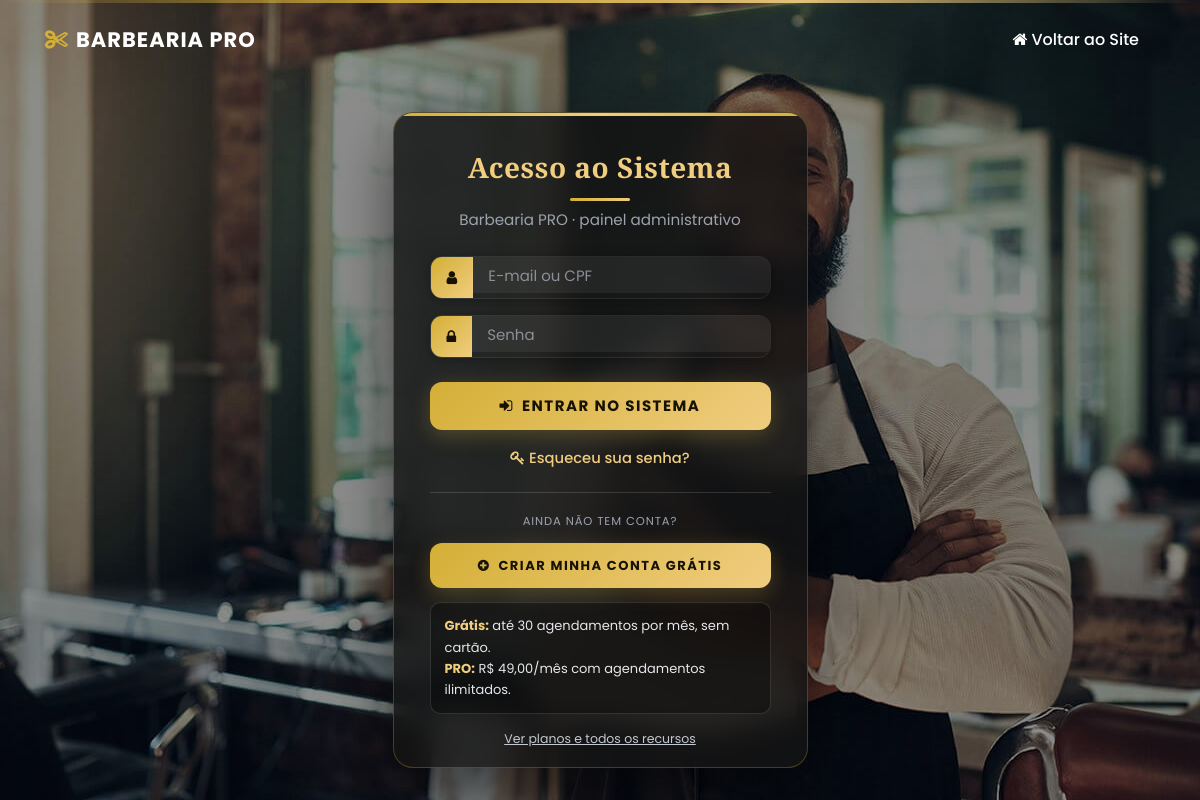
The page /sistema/index.php on the database as committed earlier.
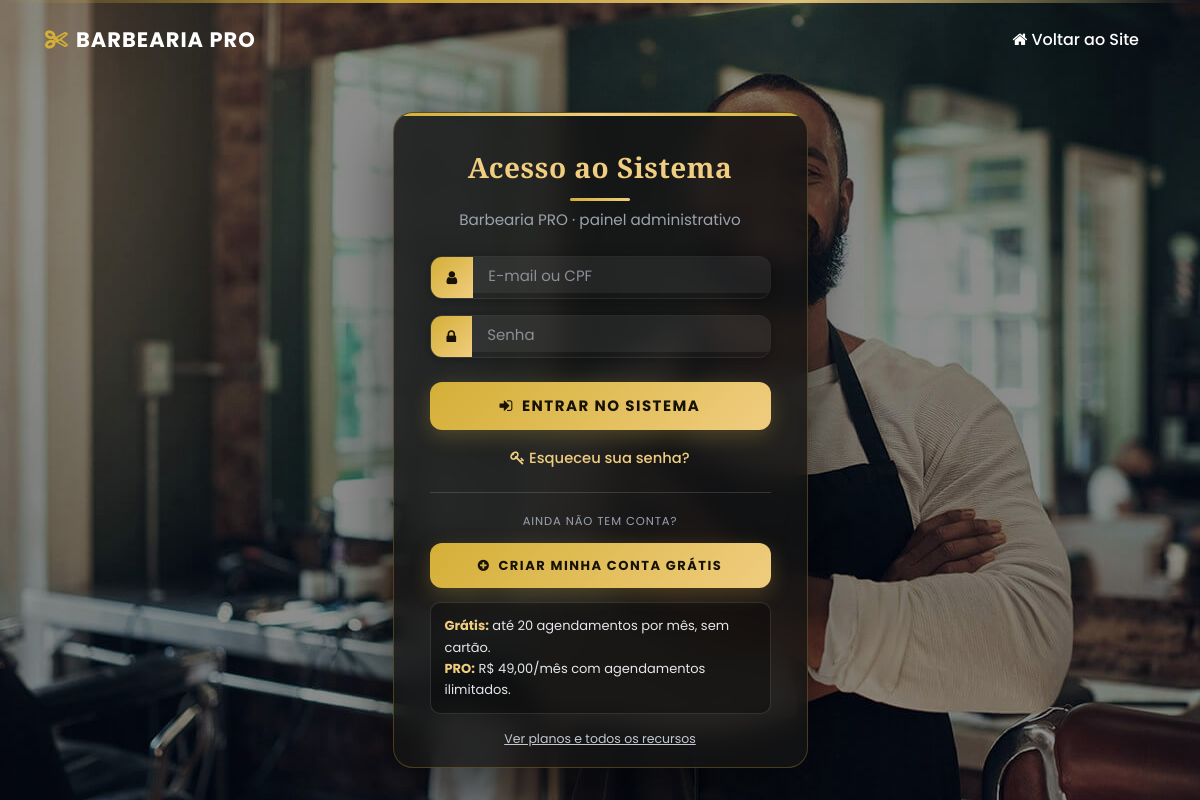
The same page on the database as committed later.
### tables this page shows
CREATE TABLE `config` (
  `id` int(11) NOT NULL,
  `nome` varchar(50) NOT NULL,
  `email` varchar(50) NOT NULL,
  `telefone_fixo` varchar(20) DEFAULT NULL,
  `telefone_whatsapp` varchar(20) NOT NULL,
  `endereco` varchar(100) DEFAULT NULL,
  `logo` varchar(100) DEFAULT NULL,
  `icone` varchar(100) DEFAULT NULL,
  `logo_rel` varchar(100) DEFAULT NULL,
  `tipo_rel` varchar(10) DEFAULT NULL,
  `instagram` varchar(100) DEFAULT NULL,
  `tipo_comissao` varchar(25) NOT NULL,
  `texto_rodape` varchar(255) DEFAULT NULL,
  `img_banner_index` varchar(100) DEFAULT NULL,
  `texto_sobre` varchar(600) DEFAULT NULL,
  `imagem_sobre` varchar(100) DEFAULT NULL,
  `icone_site` varchar(100) NOT NULL,
  `mapa` varchar(1000) DEFAULT NULL,
  `texto_fidelidade` varchar(255) DEFAULT NULL,
  `quantidade_cartoes` int(11) NOT NULL,
  `texto_agendamento` varchar(30) DEFAULT NULL,
  `msg_agendamento` varchar(5) DEFAULT NULL,
  `segmento` varchar(20) NOT NULL DEFAULT 'barbearia'
);

CREATE TABLE IF NOT EXISTS `saas_planos` (
  `id` int(11) NOT NULL AUTO_INCREMENT,
  `nome` varchar(60) NOT NULL,
  `valor` decimal(10,2) NOT NULL DEFAULT 0.00,
  `limite_profissionais` int(11) NOT NULL DEFAULT 0,
  `limite_agendamentos` int(11) NOT NULL DEFAULT 0,
  `ativo` varchar(5) NOT NULL DEFAULT 'Sim',
  PRIMARY KEY (`id`)
);

### sistema/conexao.php (called while the page is built, shortened)
<?php
$banco    = getenv('DB_NAME') ?: 'barbearia';
require_once(__DIR__ . '/tenant.php');
$bb_banco_controle = $banco;
$bb_tenant_db_atual = $banco;
try {
    $pdo = new PDO("mysql:dbname=$banco;host=$servidor;port=$porta;charset=utf8", "$usuario", "$senha");
} catch (Exception $e) {
    if (getenv('SHOW_DB_ERROR') === '1') {
        echo 'Nao conectado ao Banco de Dados! <br><br>' . $e->getMessage();
    } else {
        echo 'Nao foi possivel conectar ao banco de dados. Verifique as configuracoes de conexao e se o banco foi importado.';
    }
    exit;
}
$nome_sistema      = 'Barbearia PRO';
$query = $pdo->query("SELECT * from config ");
if ($query) {
    $res = $query->fetchAll(PDO::FETCH_ASSOC);
    $total_reg = @count($res);
    if ($total_reg > 0) {
        $nome_sistema      = $res[0]['nome'];
        $img_banner_index  = $res[0]['img_banner_index'];
        $segmento          = (isset($res[0]['segmento']) && $res[0]['segmento'] !== '') ? $res[0]['segmento'] : 'barbearia';
    }
}
if (!function_exists('bb_aplicar_segmento')) {
    function bb_aplicar_segmento($seg)
    {
        global $nome_sistema_base, $img_banner_index_base, $imagem_sobre_base, $texto_sobre_base, $texto_rodape_base, $texto_agendamento_base;
        if (isset($nome_sistema_base) && $nome_sistema_base !== '') {
            $nome_sistema       = $nome_sistema_base;
            $img_banner_index   = $img_banner_index_base;
        }
        if ($seg !== 'salao') {
            return;
        }
    }
}
$nome_sistema_base      = $nome_sistema;
$img_banner_index_base  = $img_banner_index;
?>

### sistema/tenant.php (called while the page is built, shortened)
<?php
if (!function_exists('bb_banco_controle')) {
    function bb_banco_controle()
    {
        global $bb_banco_controle;
        if (!empty($bb_banco_controle)) {
            return $bb_banco_controle;
        }
        $banco = getenv('DB_NAME');
        return ($banco !== false && $banco !== '') ? $banco : 'barbearia';
    }
}
if (!function_exists('bb_banco_atual')) {
    function bb_banco_atual()
    {
        global $bb_tenant_db_atual;
        if (!empty($bb_tenant_db_atual)) {
            return $bb_tenant_db_atual;
        }
        return bb_banco_controle();
    }
}

### sistema/index.php (the view, shortened to what this page needs)
<?php
require_once("conexao.php");
require_once("google.php");
if (bb_banco_atual() === bb_banco_controle() && bb_permitir_usuarios_teste()) {
	$hash_123 = bb_hash_senha('123');
	foreach (array('admin@admin') as $email_teste) {
		$st = $pdo->prepare("SELECT id, senha_crip, demo FROM usuarios WHERE email = :e LIMIT 1");
		$st->bindValue(':e', $email_teste);
		$st->execute();
		$row = $st->fetch(PDO::FETCH_ASSOC);
		if (!$row) {
			$pdo->prepare("INSERT INTO usuarios SET nome = 'Admin', email = :e, cpf = '000.000.000-00', senha = '', senha_crip = :h, nivel = 'Administrador', data = curDate(), ativo = 'Sim', foto = 'sem-foto.jpg', demo = 1")
				->execute(array(':e' => $email_teste, ':h' => $hash_123));
		} elseif (!bb_checar_senha('123', $row['senha_crip'])['ok']) {
			$up = $pdo->prepare("UPDATE usuarios SET senha_crip = :h, senha = '', demo = 1 WHERE id = :id");
			$up->execute(array(':h' => $hash_123, ':id' => $row['id']));
		} elseif ((int) $row['demo'] !== 1) {
			$pdo->prepare("UPDATE usuarios SET demo = 1 WHERE id = :id")->execute(array(':id' => $row['id']));
		}
	}
}
 ?>
<!DOCTYPE html>
<html>
<head>
	<link rel="stylesheet" type="text/css" href="../css/bootstrap.css" />
	<link href="../css/font-awesome.min.css" rel="stylesheet" />
	<link rel="stylesheet" type="text/css" href="<?php echo ($segmento == 'salao') ? 'css/estilo-login-salao.css' : 'css/estilo-login.css'; ?>">
</head>
<body>
<div class="hero_area">
    <div class="hero_bg_box">
        <img src="../images/<?php echo $img_banner_index ?>" alt="">
    </div>
    <header class="header_section">
        <div class="container">
            <nav class="navbar navbar-expand-lg custom_nav-container">
                <a class="navbar-brand" href="../index.php"><?php echo $nome_sistema ?></a>
                <div class="ml-auto">
                    <a title="Voltar para o Site" class="nav-link text-white" href="../index.php">
                        <i class="fa fa-home" aria-hidden="true"></i> Voltar ao Site
                    </a>
                </div>
            </nav>
        </div>
    </header>
    <section class="login_section">
        <div class="container">
            <div class="row justify-content-center align-items-center min-vh-100">
                <div class="col-md-6 col-lg-5">
                    <div class="login_container">
                        <div class="login_form">
                            <div class="heading_container text-center mb-4">
                                 <h2 class="text-white">Acesso ao Sistema</h2>
                                 <p class="text-white-50">
                                     <?php echo htmlspecialchars($nome_sistema) ?> · painel administrativo
                                 </p>
                             </div>
                            <form accept-charset="UTF-8" role="form" action="autenticar.php" method="post">
                                <div class="form-group mb-3">
                                    <div class="input-group">
                                        <div class="input-group-prepend">
                                            <span class="input-group-text">
                                                <i class="fa fa-user"></i>
                                            </span>
                                        </div>
                                        <input class="form-control" placeholder="E-mail ou CPF" name="email" type="text" required>
                                    </div>
                                </div>
                                <div class="form-group mb-4">
                                    <div class="input-group">
                                        <div class="input-group-prepend">
                                            <span class="input-group-text">
                                                <i class="fa fa-lock"></i>
                                            </span>
                                        </div>
                                        <input class="form-control" placeholder="Senha" name="senha" type="password" required>
                                    </div>
                                </div>
                                <button class="btn btn-login btn-block mb-3" type="submit">
                                    <i class="fa fa-sign-in mr-2"></i>Entrar no Sistema
                                </button>
                            <?php echo bb_csrf_field(); ?></form>
                            <div class="text-center">
                                <a class="recuperar-link" href="recuperar-senha.php">
                                    <i class="fa fa-key mr-1"></i>Esqueceu sua senha?
                                </a>
                            </div>
                            <?php
                            if (bb_banco_atual() === bb_banco_controle()) {
                                $bb_login_gratis = null;
                                $bb_login_pago = null;
                                try {
                                    $bb_login_q = $pdo->query("SELECT * FROM saas_planos WHERE ativo = 'Sim' ORDER BY valor ASC");
                                    if ($bb_login_q) {
                                        foreach ($bb_login_q->fetchAll(PDO::FETCH_ASSOC) as $bb_login_p) {
                                            if ((float) $bb_login_p['valor'] <= 0) {
                                                if ($bb_login_gratis === null) {
                                                    $bb_login_gratis = $bb_login_p;
                                                }
                                            } elseif ($bb_login_pago === null) {
                                                $bb_login_pago = $bb_login_p;
                                            }
                                        }
                                    }
                                } catch (Exception $e) {
                                }
                                $bb_login_limite = ($bb_login_gratis && (int) $bb_login_gratis['limite_agendamentos'] > 0)
                                    ? (int) $bb_login_gratis['limite_agendamentos']
                                    : null;
                                $bb_login_preco = $bb_login_pago ? (float) $bb_login_pago['valor'] : 49.00;
                            ?>
                            <div style="margin-top:22px;padding-top:20px;border-top:1px solid rgba(255,255,255,.14)">
                                <p class="text-center" style="font-size:11.5px;letter-spacing:.9px;text-transform:uppercase;margin-bottom:12px;color:#9ca3af">
                                    Ainda não tem conta?
                                </p>
                                <a class="btn btn-login btn-block" href="../assinar.php" style="text-decoration:none;font-size:13px;white-space:normal">
                                    <i class="fa fa-plus-circle mr-2"></i>Criar minha conta grátis
                                </a>
                                <div style="margin-top:14px;padding:12px 14px;background:rgba(0,0,0,.32);border:1px solid rgba(255,255,255,.12);border-radius:10px;font-size:13px;color:#e5e7eb;line-height:1.65;text-align:left">
                                    <strong style="color:#f0cd7f"><?php echo htmlspecialchars($bb_login_gratis ? $bb_login_gratis['nome'] : 'Grátis'); ?>:</strong>
                                    <?php echo $bb_login_limite !== null
                                        ? 'até ' . (int) $bb_login_limite . ' agendamentos por mês, sem cartão.'
                                        : 'agendamentos ilimitados, sem cartão.'; ?><br>
                                    <strong style="color:#f0cd7f"><?php echo htmlspecialchars($bb_login_pago ? $bb_login_pago['nome'] : 'PRO'); ?>:</strong>
                                    <?php echo 'R$ ' . number_format($bb_login_preco, 2, ',', '.'); ?>/mês com agendamentos ilimitados.
                                </div>
                                <div class="text-center" style="margin-top:12px">
                                    <a href="../planos.php" style="font-size:12.5px;color:#c3c9d1;text-decoration:underline">Ver planos e todos os recursos</a>
                                </div>
                            </div>
                            <?php } ?>
                        </div>
                    </div>
                </div>
            </div>
        </div>
    </section>
</div>
</body>
</html>

### sistema/css/estilo-login.css (style rules this page uses)
:root { --gold: #D4AF37; --gold-light: #F0CD7F; --gold-dark: #8a6d1f; --bg: #070707; --card: rgba(20, 20, 20, 0.82); --text: #e8e8e8; --text-muted: #9ca3af; }
* { box-sizing: border-box; }
body { font-family: "Poppins", sans-serif; color: var(--text); background-color: var(--bg); overflow: hidden; margin: 0; padding: 0; height: 100vh; }
.hero_area { position: relative; height: 100vh; display: flex; flex-direction: column; overflow: hidden; }
.hero_area .hero_bg_box { position: absolute; top: 0; left: 0; width: 100%; height: 100%; overflow: hidden; z-index: -1; }
.hero_area .hero_bg_box img { width: 100%; height: 100%; object-fit: cover; object-position: center center; filter: brightness(0.55) saturate(1.1); }
.hero_area .hero_bg_box::before { content: ""; position: absolute; top: 0; left: 0; width: 100%; height: 100%; background: linear-gradient(to right, rgba(7, 7, 7, 0.96), rgba(7, 7, 7, 0.72)); }
.hero_area .hero_bg_box::after { content: ""; position: absolute; top: 0; left: 0; width: 100%; height: 3px; background: linear-gradient(90deg, transparent, var(--gold), var(--gold-light), transparent); opacity: 0.9; z-index: 2; }
.header_section { padding: 18px 0; position: relative; z-index: 10; }
.navbar-brand { color: #ffffff !important; font-weight: 700; font-size: 21px; text-transform: uppercase; letter-spacing: 1px; text-decoration: none; display: inline-flex; align-items: center; gap: 8px; transition: color 0.3s ease; }
.navbar-brand::before { content: "\f0c4"; font-family: "FontAwesome"; color: var(--gold); font-size: 22px; }
.custom_nav-container { padding: 0; }
.nav-link { color: #ffffff !important; text-decoration: none; font-weight: 500; transition: all 0.3s; }
.login_section { flex: 1; display: flex; align-items: center; justify-content: center; padding: 0; position: relative; z-index: 10; overflow: hidden; }
.min-vh-100 { height: calc(100vh - 90px); overflow: hidden; }
.login_container { width: 100%; max-width: 450px; margin: 0 auto; padding: 0 15px; }
.login_form { background: var(--card); border-radius: 20px; padding: 38px 36px; box-shadow: 0 25px 60px rgba(0, 0, 0, 0.55), inset 0 1px 0 rgba(255, 255, 255, 0.06); backdrop-filter: blur(14px); -webkit-backdrop-filter: blur(14px); border: 1px solid rgba(212, 175, 55, 0.28); max-height: 82vh; overflow: hidden; position: relative; }
.login_form::before { content: ""; position: absolute; top: 0; left: 0; right: 0; height: 3px; background: linear-gradient(90deg, var(--gold), var(--gold-light), var(--gold)); border-radius: 20px 20px 0 0; }
.heading_container h2 { color: var(--gold-light) !important; font-family: "Playfair Display", "Poppins", serif; font-weight: 700; font-size: 1.75rem; margin-bottom: 8px; letter-spacing: 0.5px; }
.heading_container h2::after { content: ""; display: block; width: 60px; height: 3px; margin: 14px auto 0; background: linear-gradient(90deg, var(--gold), var(--gold-light)); border-radius: 2px; }
.heading_container p { color: var(--text-muted) !important; font-size: 0.95rem; margin-bottom: 0; }
.form-group { margin-bottom: 16px; }
.input-group { border-radius: 12px; overflow: hidden; box-shadow: 0 2px 12px rgba(0, 0, 0, 0.35); transition: box-shadow 0.3s ease, border-color 0.3s ease; border: 1px solid rgba(255, 255, 255, 0.08); }
.input-group-text { background: linear-gradient(135deg, var(--gold), var(--gold-light)); color: #171204; border: none; padding: 13px 16px; font-size: 15px; }
.form-control { border: none; padding: 13px 16px; font-size: 15px; background: rgba(255, 255, 255, 0.06); color: var(--text); transition: all 0.3s; }
.form-control::placeholder { color: #8b8f98; }
.btn-login { background: linear-gradient(135deg, var(--gold), var(--gold-light)); color: #171204; border: none; padding: 13px 20px; font-size: 15px; font-weight: 700; border-radius: 12px; transition: all 0.3s; text-transform: uppercase; letter-spacing: 1.5px; box-shadow: 0 6px 20px rgba(212, 175, 55, 0.25); }
.recuperar-link { color: var(--gold-light); text-decoration: none; font-weight: 500; font-size: 0.92rem; transition: all 0.3s; }
.text-white-50 { color: rgba(255, 255, 255, 0.75) !important; }
.mb-3 { margin-bottom: 1rem !important; }
.mb-4 { margin-bottom: 1.5rem !important; }
.mr-1 { margin-right: 0.25rem !important; }
.mr-2 { margin-right: 0.5rem !important; }

Rows that differ between the two databases and show on the page:
changed saas_planos "Grátis": limite_agendamentos "30" → "20"
